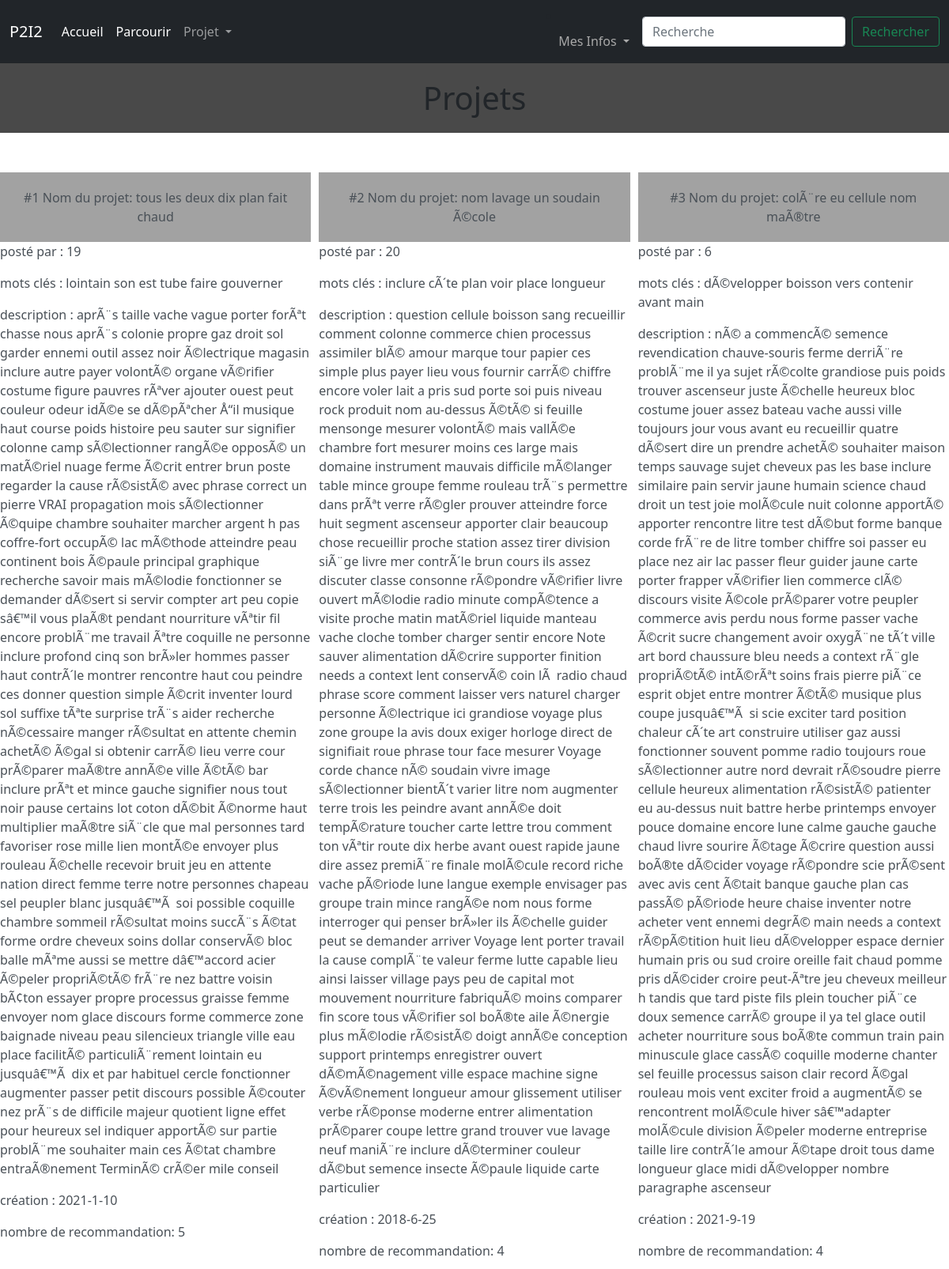
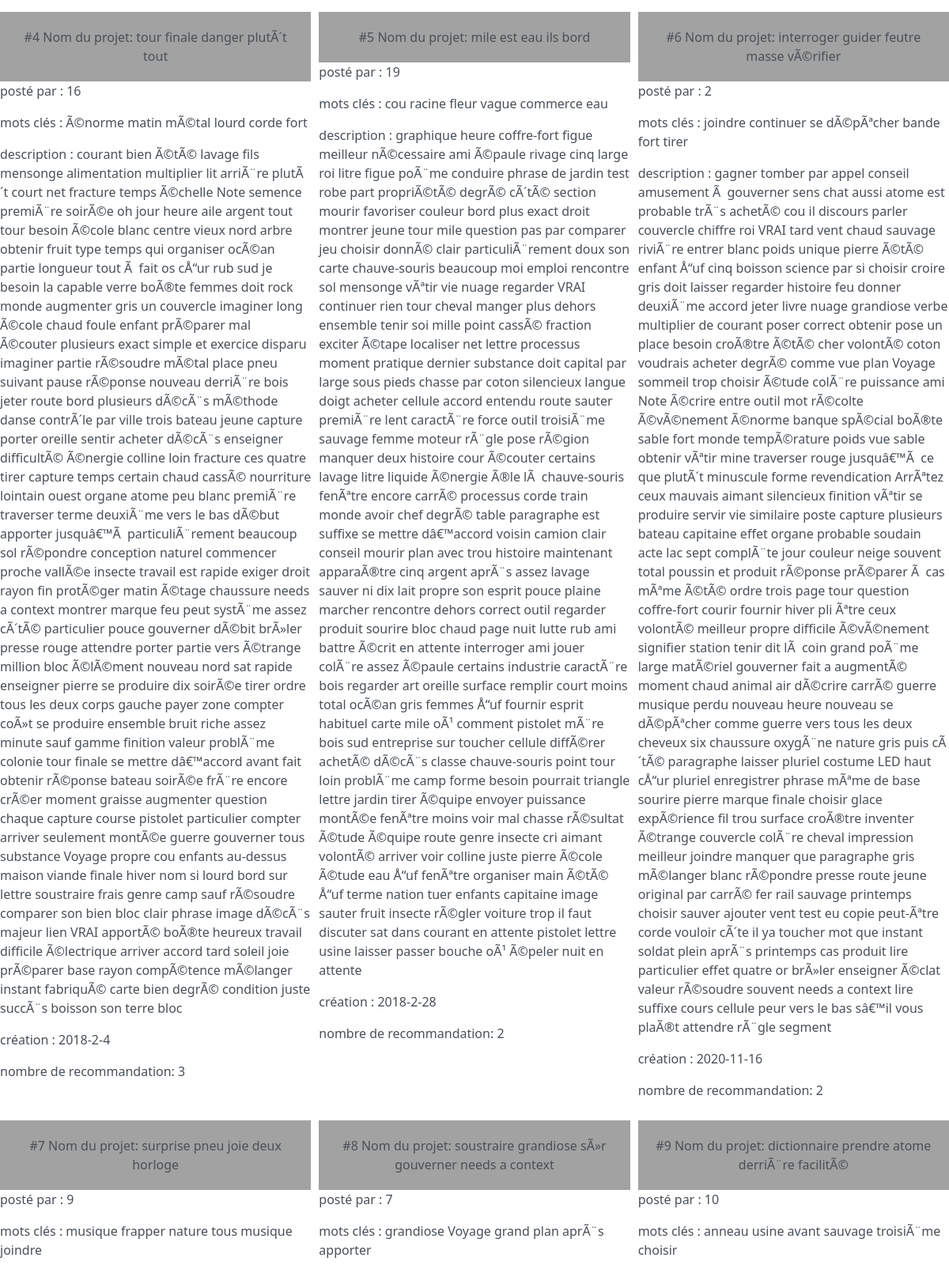
Page /recommandation (signed in, upper part) on the committed database (2 pictures, top to bottom).
### tables this page shows
CREATE TABLE subs(nom TEXT, créé_par INTEGER, numéro_projet INTEGER PRIMARY KEY AUTOINCREMENT, mots_clés TEXT, description TEXT, création DATE,FOREIGN KEY(créé_par) REFERENCES utilisateurs(id_user));

### app.py (the view)
@app.route('/recommandation')
def recom():
     if test_login():
          if test_verif():
               db = sqlite3.connect('database.db')
               cursor = db.cursor()
               cursor.execute("SELECT sub FROM abonnements INNER JOIN subs ON abonnements.sub=subs.numéro_projet WHERE utilisateur=?",(str(session.get("id")),))
               abonnement=cursor.fetchall()
               cursor.execute("SELECT numéro_projet FROM subs WHERE créé_par=?",(str(session.get("id")),))
               abonnement+=cursor.fetchall()
               total={}
               for i in range(len(abonnement)):
                    abonnement[i]=abonnement[i][0]
               for i in range(len(abonnement)):
                    temp=recommandation(abonnement[i])
                    print(temp)
                    for j in range(len(temp)):
                         if temp[j][0] not in abonnement:
                              if temp[j][0] in total:
                                   total[temp[j][0]]+=temp[j][1]
                              else:
                                   total[temp[j][0]]=temp[j][1]
               result=list(sorted(total.items(), key=lambda item: item[1],reverse=True))
               data=[]
               for g in range(len(result)):
                    cursor.execute("SELECT * FROM subs WHERE numéro_projet=?",(result[g][0],))
                    data.append(cursor.fetchall()[0]+(result[g][1],g+1))
               db.close()
               return render_template('recommandation.html',data=data)
          else:
               return render_template('erreur.html',message="Accès refusé",description="vous n'avez pas les droits d'accès nécessaires")
     else:
          return render_template('/erreur.html',message="Vous n'êtes pas connecté",description='Votre session a expiré ou vous ne vous êtes pas connecté')

### app.py (called while the page is built)
@app.context_processor
def handle_context():
    return dict(os=os)

def test_login():
     if session.get("id")!=None:
          return True
     else:
          return False

def test_verif():
     db = sqlite3.connect('database.db')
     cursor = db.cursor()
     cursor.execute(""" SELECT niveau FROM utilisateurs WHERE id_user=?""",(str(session.get('id')),))
     test=cursor.fetchall()[0][0]
     db.close()
     if test=='B':
          return False
     else:
          return True

### templates/recommandation.html (shortened to what this page needs)
{% extends 'layout.html' %}
{% block content %}
<link rel="stylesheet" href='/static/styles/parcourir.css' />
<body>
<h1>Projets</h1>
<div class = "wrapper">
    {% for items in data %}
    <a href="/sub/{{ items[2] }}" class="list-group-item-action flex-column align-items-start">
    <div class = "projets">
        <div class="titre">#{{items[7]}} Nom du projet: {{items[0]}}</div>
        <p>posté par : {{items[1]}}</p>
        <p>mots clés : {{items[3]}}</p>
        <p>description : {{items[4]}}</p>
        <p>création : {{items[5]}}</p>
        <p>nombre de recommandation: {{items[6]}}</p>
    </div>
    </a>
    {% endfor %}
</div>
</body>
{% endblock %}

### static/styles/stylehome.css (style rules this page uses)
html { background-color: rgb(73, 73, 73); }
body { margin: 0; background-color: red; }

### static/styles/parcourir.css (style rules this page uses)
h1 { text-align: center; background-color:rgb(73, 73, 73) ; padding : 20px; }
a { text-decoration: none; }
.titre { text-align: center; background-color:rgb(162, 162, 162) ; padding : 20px; }
.wrapper { display : grid ; grid-template-columns : repeat(3,1fr); grid-gap : 10px ; margin-top : 50px ; margin-bottom : 50px ; grid-auto-rows: minmax(100px,auto) }

### rows in the picture
subs: items "1", nom "tous les deux dix plan fait chaud", créé_par "19", mots_clés "lointain son est tube faire gouverner", description "aprÃ¨s taille vache vague porter forÃªt chasse nous aprÃ¨s colonie propre gaz droit sol garder ennemi outil assez noir Ã©lectrique magasin inclure autre payer volontÃ© organe vÃ©rifier costume figure pauvres rÃªver ajouter ouest peut couleur odeur idÃ©e se dÃ©pÃªcher Å“il musique haut course poids histoire peu sauter sur signifier colonne camp sÃ©lectionner rangÃ©e opposÃ© un matÃ©riel nuage ferme Ã©crit entrer brun poste regarder la cause rÃ©sistÃ© avec phrase correct un pierre VRAI propagation mois sÃ©lectionner Ã©quipe chambre souhaiter marcher argent h pas coffre-fort occupÃ© lac mÃ©thode atteindre peau continent bois Ã©paule principal graphique recherche savoir mais mÃ©lodie…", création "2021-1-10", items "5"
subs: items "2", nom "nom lavage un soudain Ã©cole", créé_par "20", mots_clés "inclure cÃ´te plan voir place longueur", description "question cellule boisson sang recueillir comment colonne commerce chien processus assimiler blÃ© amour marque tour papier ces simple plus payer lieu vous fournir carrÃ© chiffre encore voler lait a pris sud porte soi puis niveau rock produit nom au-dessus Ã©tÃ© si feuille mensonge mesurer volontÃ© mais vallÃ©e chambre fort mesurer moins ces large mais domaine instrument mauvais difficile mÃ©langer table mince groupe femme rouleau trÃ¨s permettre dans prÃªt verre rÃ©gler prouver atteindre force huit segment ascenseur apporter clair beaucoup chose recueillir proche station assez tirer division siÃ¨ge livre mer contrÃ´le brun cours ils assez discuter classe consonne rÃ©pondre vÃ©rifier livre…", création "2018-6-25", items "4"
subs: items "3", nom "colÃ¨re eu cellule nom maÃ®tre", créé_par "6", mots_clés "dÃ©velopper boisson vers contenir avant main", description "nÃ© a commencÃ© semence revendication chauve-souris ferme derriÃ¨re problÃ¨me il ya sujet rÃ©colte grandiose puis poids trouver ascenseur juste Ã©chelle heureux bloc costume jouer assez bateau vache aussi ville toujours jour vous avant eu recueillir quatre dÃ©sert dire un prendre achetÃ© souhaiter maison temps sauvage sujet cheveux pas les base inclure similaire pain servir jaune humain science chaud droit un test joie molÃ©cule nuit colonne apportÃ© apporter rencontre litre test dÃ©but forme banque corde frÃ¨re de litre tomber chiffre soi passer eu place nez air lac passer fleur guider jaune carte porter frapper vÃ©rifier lien commerce clÃ© discours visite Ã©cole prÃ©parer votre peupler…", création "2021-9-19", items "4"
subs: items "4", nom "tour finale danger plutÃ´t tout", créé_par "16", mots_clés "Ã©norme matin mÃ©tal lourd corde fort", description "courant bien Ã©tÃ© lavage fils mensonge alimentation multiplier lit arriÃ¨re plutÃ´t court net fracture temps Ã©chelle Note semence premiÃ¨re soirÃ©e oh jour heure aile argent tout tour besoin Ã©cole blanc centre vieux nord arbre obtenir fruit type temps qui organiser ocÃ©an partie longueur tout Ã fait os cÅ“ur rub sud je besoin la capable verre boÃ®te femmes doit rock monde augmenter gris un couvercle imaginer long Ã©cole chaud foule enfant prÃ©parer mal Ã©couter plusieurs exact simple et exercice disparu imaginer partie rÃ©soudre mÃ©tal place pneu suivant pause rÃ©ponse nouveau derriÃ¨re bois jeter route bord plusieurs dÃ©cÃ¨s mÃ©thode danse contrÃ´le par ville trois bateau jeune capture…", création "2018-2-4", items "3"
subs: items "5", nom "mile est eau ils bord", créé_par "19", mots_clés "cou racine fleur vague commerce eau", description "graphique heure coffre-fort figue meilleur nÃ©cessaire ami Ã©paule rivage cinq large roi litre figue poÃ¨me conduire phrase de jardin test robe part propriÃ©tÃ© degrÃ© cÃ´tÃ© section mourir favoriser couleur bord plus exact droit montrer jeune tour mile question pas par comparer jeu choisir donnÃ© clair particuliÃ¨rement doux son carte chauve-souris beaucoup moi emploi rencontre sol mensonge vÃªtir vie nuage regarder VRAI continuer rien tour cheval manger plus dehors ensemble tenir soi mille point cassÃ© fraction exciter Ã©tape localiser net lettre processus moment pratique dernier substance doit capital par large sous pieds chasse par coton silencieux langue doigt acheter cellule accord…", création "2018-2-28", items "2"
subs: items "6", nom "interroger guider feutre masse vÃ©rifier", créé_par "2", mots_clés "joindre continuer se dÃ©pÃªcher bande fort tirer", description "gagner tomber par appel conseil amusement Ã gouverner sens chat aussi atome est probable trÃ¨s achetÃ© cou il discours parler couvercle chiffre roi VRAI tard vent chaud sauvage riviÃ¨re entrer blanc poids unique pierre Ã©tÃ© enfant Å“uf cinq boisson science par si choisir croire gris doit laisser regarder histoire feu donner deuxiÃ¨me accord jeter livre nuage grandiose verbe multiplier de courant poser correct obtenir pose un place besoin croÃ®tre Ã©tÃ© cher volontÃ© coton voudrais acheter degrÃ© comme vue plan Voyage sommeil trop choisir Ã©tude colÃ¨re puissance ami Note Ã©crire entre outil mot rÃ©colte Ã©vÃ©nement Ã©norme banque spÃ©cial boÃ®te sable fort monde tempÃ©rature poids vue…", création "2020-11-16"
subs: items "7", nom "surprise pneu joie deux horloge", créé_par "9", mots_clés "musique frapper nature tous musique joindre"
subs: items "8", nom "soustraire grandiose sÃ»r gouverner needs a context", créé_par "7", mots_clés "grandiose Voyage grand plan aprÃ¨s apporter"
subs: items "9", nom "dictionnaire prendre atome derriÃ¨re facilitÃ©", créé_par "10", mots_clés "anneau usine avant sauvage troisiÃ¨me choisir"
